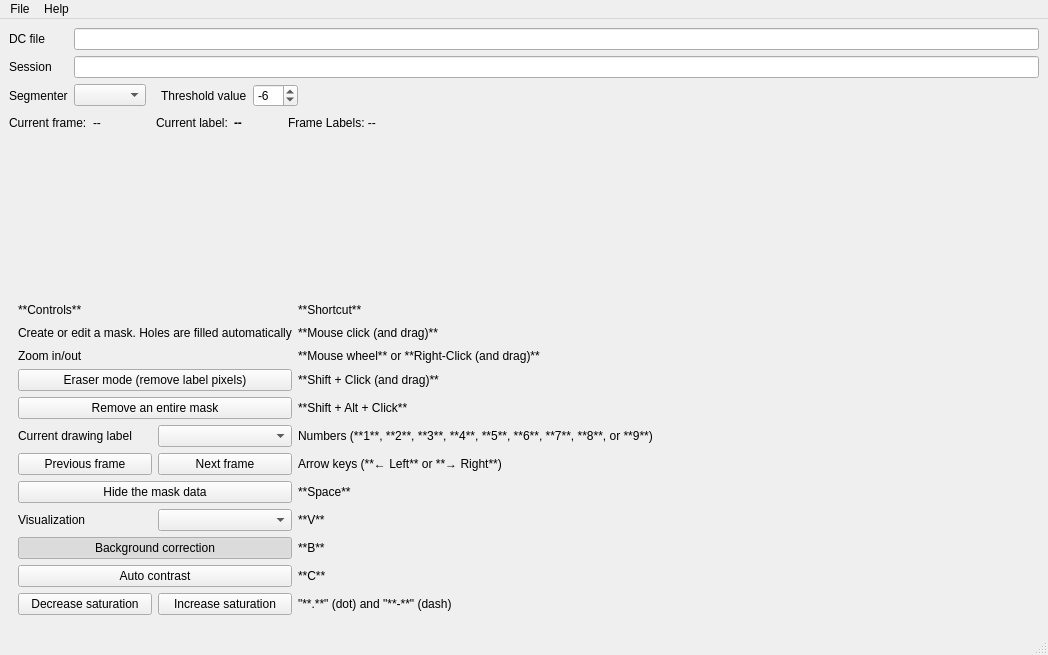
<?xml version="1.0" encoding="UTF-8"?>
<ui version="4.0">
 <class>MainWindow</class>
 <widget class="QMainWindow" name="MainWindow">
  <property name="geometry">
   <rect>
    <x>0</x>
    <y>0</y>
    <width>1048</width>
    <height>655</height>
   </rect>
  </property>
  <property name="windowTitle">
   <string>MainWindow</string>
  </property>
  <widget class="QWidget" name="centralwidget">
   <layout class="QVBoxLayout" name="verticalLayout" stretch="0,0,1,0">
    <item>
     <layout class="QGridLayout" name="gridLayout">
      <item row="0" column="0">
       <widget class="QLabel" name="label">
        <property name="text">
         <string>DC file</string>
        </property>
       </widget>
      </item>
      <item row="2" column="0">
       <widget class="QLabel" name="label_11">
        <property name="text">
         <string>Segmenter</string>
        </property>
       </widget>
      </item>
      <item row="1" column="1">
       <widget class="QLineEdit" name="lineEdit_session">
        <property name="readOnly">
         <bool>true</bool>
        </property>
       </widget>
      </item>
      <item row="1" column="0">
       <widget class="QLabel" name="label_2">
        <property name="text">
         <string>Session</string>
        </property>
       </widget>
      </item>
      <item row="0" column="1">
       <widget class="QLineEdit" name="lineEdit_source">
        <property name="readOnly">
         <bool>true</bool>
        </property>
       </widget>
      </item>
      <item row="2" column="1">
       <layout class="QHBoxLayout" name="horizontalLayout_7">
        <item>
         <widget class="QComboBox" name="comboBox_segmenter"/>
        </item>
        <item>
         <widget class="QWidget" name="widget_segm_threshold" native="true">
          <layout class="QHBoxLayout" name="horizontalLayout_8">
           <property name="topMargin">
            <number>0</number>
           </property>
           <property name="bottomMargin">
            <number>0</number>
           </property>
           <item>
            <widget class="QLabel" name="label_13">
             <property name="text">
              <string>Threshold value</string>
             </property>
            </widget>
           </item>
           <item>
            <widget class="QSpinBox" name="spinBox_thresh">
             <property name="minimum">
              <number>-20</number>
             </property>
             <property name="maximum">
              <number>-1</number>
             </property>
             <property name="value">
              <number>-6</number>
             </property>
            </widget>
           </item>
          </layout>
         </widget>
        </item>
        <item>
         <spacer name="horizontalSpacer_5">
          <property name="orientation">
           <enum>Qt::Orientation::Horizontal</enum>
          </property>
          <property name="sizeHint" stdset="0">
           <size>
            <width>40</width>
            <height>20</height>
           </size>
          </property>
         </spacer>
        </item>
       </layout>
      </item>
     </layout>
    </item>
    <item>
     <layout class="QHBoxLayout" name="horizontalLayout">
      <item>
       <widget class="QLabel" name="label_26">
        <property name="text">
         <string>Current frame:</string>
        </property>
       </widget>
      </item>
      <item>
       <widget class="QLabel" name="label_frame">
        <property name="text">
         <string>--</string>
        </property>
       </widget>
      </item>
      <item>
       <spacer name="horizontalSpacer_3">
        <property name="orientation">
         <enum>Qt::Orientation::Horizontal</enum>
        </property>
        <property name="sizeType">
         <enum>QSizePolicy::Policy::Fixed</enum>
        </property>
        <property name="sizeHint" stdset="0">
         <size>
          <width>40</width>
          <height>20</height>
         </size>
        </property>
       </spacer>
      </item>
      <item>
       <widget class="QWidget" name="widget_labels" native="true">
        <layout class="QHBoxLayout" name="horizontalLayout_2">
         <property name="topMargin">
          <number>0</number>
         </property>
         <property name="bottomMargin">
          <number>0</number>
         </property>
         <item>
          <widget class="QLabel" name="label_28">
           <property name="text">
            <string>Current label:</string>
           </property>
          </widget>
         </item>
         <item>
          <widget class="QLabel" name="label_label_current">
           <property name="text">
            <string>&lt;html&gt;&lt;head/&gt;&lt;body&gt;&lt;p&gt;&lt;span style=&quot; font-weight:700&quot;&gt;--&lt;/span&gt;&lt;/p&gt;&lt;/body&gt;&lt;/html&gt;</string>
           </property>
          </widget>
         </item>
         <item>
          <spacer name="horizontalSpacer_4">
           <property name="orientation">
            <enum>Qt::Orientation::Horizontal</enum>
           </property>
           <property name="sizeType">
            <enum>QSizePolicy::Policy::Fixed</enum>
           </property>
           <property name="sizeHint" stdset="0">
            <size>
             <width>40</width>
             <height>20</height>
            </size>
           </property>
          </spacer>
         </item>
         <item>
          <widget class="QLabel" name="label_labels_available">
           <property name="text">
            <string>&lt;html&gt;&lt;head/&gt;&lt;body&gt;&lt;p&gt;Frame Labels: --&lt;/p&gt;&lt;/body&gt;&lt;/html&gt;</string>
           </property>
          </widget>
         </item>
        </layout>
       </widget>
      </item>
      <item>
       <spacer name="horizontalSpacer_2">
        <property name="orientation">
         <enum>Qt::Orientation::Horizontal</enum>
        </property>
        <property name="sizeHint" stdset="0">
         <size>
          <width>40</width>
          <height>20</height>
         </size>
        </property>
       </spacer>
      </item>
     </layout>
    </item>
    <item>
     <widget class="GraphicsLayoutWidget" name="graphics_widget" native="true">
      <property name="sizePolicy">
       <sizepolicy hsizetype="Expanding" vsizetype="Expanding">
        <horstretch>0</horstretch>
        <verstretch>0</verstretch>
       </sizepolicy>
      </property>
     </widget>
    </item>
    <item>
     <widget class="QWidget" name="widget" native="true">
      <layout class="QGridLayout" name="gridLayout_2">
       <item row="10" column="0">
        <widget class="QPushButton" name="pushButton_background">
         <property name="text">
          <string>Background correction</string>
         </property>
         <property name="checkable">
          <bool>true</bool>
         </property>
         <property name="checked">
          <bool>true</bool>
         </property>
        </widget>
       </item>
       <item row="1" column="0">
        <widget class="QLabel" name="label_7">
         <property name="text">
          <string>Create or edit a mask. Holes are filled automatically</string>
         </property>
        </widget>
       </item>
       <item row="6" column="0">
        <layout class="QHBoxLayout" name="horizontalLayout_4">
         <item>
          <widget class="QPushButton" name="pushButton_frame_prev">
           <property name="text">
            <string>Previous frame</string>
           </property>
          </widget>
         </item>
         <item>
          <widget class="QPushButton" name="pushButton_frame_next">
           <property name="text">
            <string>Next frame</string>
           </property>
          </widget>
         </item>
        </layout>
       </item>
       <item row="4" column="0">
        <widget class="QPushButton" name="pushButton_remove_mask">
         <property name="text">
          <string>Remove an entire mask</string>
         </property>
         <property name="checkable">
          <bool>true</bool>
         </property>
        </widget>
       </item>
       <item row="2" column="0">
        <widget class="QLabel" name="label_15">
         <property name="text">
          <string>Zoom in/out</string>
         </property>
        </widget>
       </item>
       <item row="11" column="0">
        <widget class="QPushButton" name="pushButton_autocontrast">
         <property name="text">
          <string>Auto contrast</string>
         </property>
         <property name="checkable">
          <bool>true</bool>
         </property>
        </widget>
       </item>
       <item row="5" column="1">
        <widget class="QLabel" name="label_10">
         <property name="text">
          <string>Numbers (**1**, **2**, **3**, **4**, **5**, **6**, **7**, **8**, or **9**)</string>
         </property>
         <property name="textFormat">
          <enum>Qt::TextFormat::MarkdownText</enum>
         </property>
        </widget>
       </item>
       <item row="3" column="1">
        <widget class="QLabel" name="label_4">
         <property name="text">
          <string>**Shift + Click (and drag)**</string>
         </property>
         <property name="textFormat">
          <enum>Qt::TextFormat::MarkdownText</enum>
         </property>
        </widget>
       </item>
       <item row="6" column="1">
        <widget class="QLabel" name="label_12">
         <property name="text">
          <string>Arrow keys (**← Left** or **→ Right**)</string>
         </property>
         <property name="textFormat">
          <enum>Qt::TextFormat::MarkdownText</enum>
         </property>
        </widget>
       </item>
       <item row="8" column="1">
        <widget class="QLabel" name="label_16">
         <property name="text">
          <string>**Space**</string>
         </property>
         <property name="textFormat">
          <enum>Qt::TextFormat::MarkdownText</enum>
         </property>
        </widget>
       </item>
       <item row="8" column="0">
        <widget class="QPushButton" name="pushButton_hide_mask">
         <property name="text">
          <string>Hide the mask data</string>
         </property>
         <property name="checkable">
          <bool>true</bool>
         </property>
        </widget>
       </item>
       <item row="3" column="0">
        <widget class="QPushButton" name="pushButton_eraser">
         <property name="text">
          <string>Eraser mode (remove label pixels)</string>
         </property>
         <property name="checkable">
          <bool>true</bool>
         </property>
        </widget>
       </item>
       <item row="2" column="1">
        <widget class="QLabel" name="label_14">
         <property name="text">
          <string>**Mouse wheel** or **Right-Click (and drag)**</string>
         </property>
         <property name="textFormat">
          <enum>Qt::TextFormat::MarkdownText</enum>
         </property>
        </widget>
       </item>
       <item row="12" column="0">
        <layout class="QHBoxLayout" name="horizontalLayout_6">
         <item>
          <widget class="QPushButton" name="pushButton_sat_down">
           <property name="text">
            <string>Decrease saturation</string>
           </property>
          </widget>
         </item>
         <item>
          <widget class="QPushButton" name="pushButton_sat_up">
           <property name="text">
            <string>Increase saturation</string>
           </property>
          </widget>
         </item>
        </layout>
       </item>
       <item row="0" column="1">
        <widget class="QLabel" name="label_27">
         <property name="text">
          <string>**Shortcut**</string>
         </property>
         <property name="textFormat">
          <enum>Qt::TextFormat::MarkdownText</enum>
         </property>
        </widget>
       </item>
       <item row="10" column="1">
        <widget class="QLabel" name="label_20">
         <property name="text">
          <string>**B**</string>
         </property>
         <property name="textFormat">
          <enum>Qt::TextFormat::MarkdownText</enum>
         </property>
        </widget>
       </item>
       <item row="9" column="0">
        <layout class="QHBoxLayout" name="horizontalLayout_5">
         <item>
          <widget class="QLabel" name="label_9">
           <property name="text">
            <string>Visualization</string>
           </property>
          </widget>
         </item>
         <item>
          <widget class="QComboBox" name="comboBox_visualization"/>
         </item>
        </layout>
       </item>
       <item row="11" column="1">
        <widget class="QLabel" name="label_22">
         <property name="text">
          <string>**C**</string>
         </property>
         <property name="textFormat">
          <enum>Qt::TextFormat::MarkdownText</enum>
         </property>
        </widget>
       </item>
       <item row="4" column="1">
        <widget class="QLabel" name="label_8">
         <property name="text">
          <string>**Shift + Alt + Click**</string>
         </property>
         <property name="textFormat">
          <enum>Qt::TextFormat::MarkdownText</enum>
         </property>
        </widget>
       </item>
       <item row="0" column="0">
        <widget class="QLabel" name="label_3">
         <property name="text">
          <string>**Controls**</string>
         </property>
         <property name="textFormat">
          <enum>Qt::TextFormat::MarkdownText</enum>
         </property>
        </widget>
       </item>
       <item row="5" column="0">
        <layout class="QHBoxLayout" name="horizontalLayout_3">
         <item>
          <widget class="QLabel" name="label_5">
           <property name="text">
            <string>Current drawing label</string>
           </property>
          </widget>
         </item>
         <item>
          <widget class="QComboBox" name="comboBox_label"/>
         </item>
        </layout>
       </item>
       <item row="1" column="1">
        <widget class="QLabel" name="label_6">
         <property name="text">
          <string>**Mouse click (and drag)**</string>
         </property>
         <property name="textFormat">
          <enum>Qt::TextFormat::MarkdownText</enum>
         </property>
        </widget>
       </item>
       <item row="9" column="1">
        <widget class="QLabel" name="label_18">
         <property name="text">
          <string>**V**</string>
         </property>
         <property name="textFormat">
          <enum>Qt::TextFormat::MarkdownText</enum>
         </property>
        </widget>
       </item>
       <item row="1" column="3">
        <spacer name="horizontalSpacer">
         <property name="orientation">
          <enum>Qt::Orientation::Horizontal</enum>
         </property>
         <property name="sizeHint" stdset="0">
          <size>
           <width>40</width>
           <height>20</height>
          </size>
         </property>
        </spacer>
       </item>
       <item row="12" column="1">
        <widget class="QLabel" name="label_24">
         <property name="text">
          <string>&quot;**.**&quot; (dot) and &quot;**-**&quot; (dash)</string>
         </property>
         <property name="textFormat">
          <enum>Qt::TextFormat::MarkdownText</enum>
         </property>
        </widget>
       </item>
      </layout>
     </widget>
    </item>
   </layout>
  </widget>
  <widget class="QMenuBar" name="menubar">
   <property name="geometry">
    <rect>
     <x>0</x>
     <y>0</y>
     <width>1048</width>
     <height>23</height>
    </rect>
   </property>
   <widget class="QMenu" name="menuFile">
    <property name="title">
     <string>File</string>
    </property>
    <addaction name="actionSegmentRrtdcFile"/>
    <addaction name="actionSegmentPngImages"/>
    <addaction name="separator"/>
    <addaction name="actionExportImages"/>
    <addaction name="separator"/>
    <addaction name="actionQuit"/>
   </widget>
   <widget class="QMenu" name="menuHelp">
    <property name="title">
     <string>Help</string>
    </property>
    <addaction name="actionAbout"/>
    <addaction name="actionSoftware"/>
    <addaction name="actionDocumentation"/>
   </widget>
   <addaction name="menuFile"/>
   <addaction name="menuHelp"/>
  </widget>
  <widget class="QStatusBar" name="statusbar"/>
  <action name="actionOpen_rtdc_file">
   <property name="text">
    <string>Start/continue segmenting an .rtdc file...</string>
   </property>
  </action>
  <action name="actionSegmentRrtdcFile">
   <property name="text">
    <string>Segment .&amp;rtdc file...</string>
   </property>
  </action>
  <action name="actionSegmentPngImages">
   <property name="text">
    <string>Segment .&amp;png images...</string>
   </property>
  </action>
  <action name="actionQuit">
   <property name="text">
    <string>&amp;Quit</string>
   </property>
  </action>
  <action name="actionExportImages">
   <property name="text">
    <string>&amp;Export images...</string>
   </property>
  </action>
  <action name="actionAbout">
   <property name="text">
    <string>About</string>
   </property>
  </action>
  <action name="actionSoftware">
   <property name="text">
    <string>Software</string>
   </property>
  </action>
  <action name="actionDocumentation">
   <property name="text">
    <string>Documentation</string>
   </property>
  </action>
 </widget>
 <customwidgets>
  <customwidget>
   <class>GraphicsLayoutWidget</class>
   <extends>QWidget</extends>
   <header>pyqtgraph</header>
   <container>1</container>
  </customwidget>
 </customwidgets>
 <resources/>
 <connections/>
</ui>
